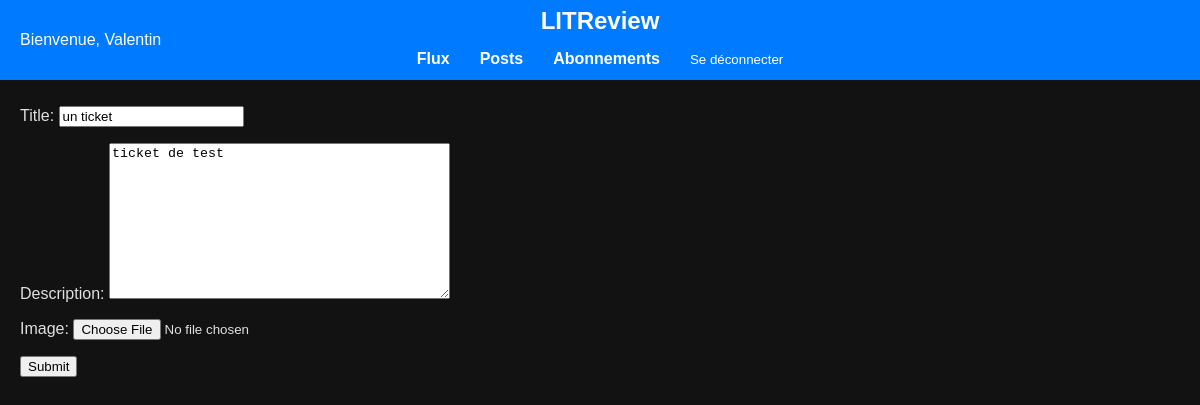
Screenshot of /tickets/edit/4/ (signed in) with the database file from the repository.
### applicationLITRevu/models.py (models this page shows, shortened)
class CustomUser(AbstractUser):
    pass

class Ticket(models.Model):
    title = models.CharField(max_length=128)
    description = models.TextField(max_length=2048, blank=True)
    user = models.ForeignKey(settings.AUTH_USER_MODEL, on_delete=models.CASCADE)
    image = models.ImageField(upload_to='profile_pics/', null=True, blank=True)
    time_created = models.DateTimeField(auto_now_add=True)

### applicationLITRevu/views.py (the view)
# urls.py: path('tickets/edit/<int:ticket_id>/', edit_ticket, name='edit_ticket'),
@login_required
def edit_ticket(request, ticket_id):
    ticket = get_object_or_404(Ticket, pk=ticket_id, user=request.user)
    if request.method == 'POST':
        form = TicketForm(request.POST, request.FILES, instance=ticket)
        if form.is_valid():
            form.save()
            return redirect('add_ticket')
    else:
        form = TicketForm(instance=ticket)
    return render(request, 'ticket.html', {'form': form})

### applicationLITRevu/forms.py
class TicketForm(forms.ModelForm):
    class Meta:
        model = Ticket
        fields = ['title', 'description', 'image']

### templates/ticket.html (shortened to what this page needs)
{% extends 'base.html' %}
{% block content %}
<div class="ticket-form-container">
    <form method="post" enctype="multipart/form-data" class="ticket-form">
        {{ form.as_p }}
        <button type="submit">Submit</button>
    </form>
</div>
{% endblock %}

### templates/base.html (shortened to what this page needs)
<!DOCTYPE html>
<html lang="fr">
<head>
</head>
<body>
    <header>
        <div class="top-bar">
            <div class="welcome-message">
                {% if user.is_authenticated %}
                    Bienvenue, {{ user.username }}
                {% else %}
                    Bienvenue, visiteur !
                {% endif %}
            </div>
            <h1>LITReview</h1>
            {% block navigation %}
            <nav>
                <ul>
                    <li><a href="{% url 'feed' %}" aria-label="Flux">Flux</a></li>
                    <li><a href="{% url 'posts' %}" aria-label="Ajouter un post">Posts</a></li>
                    <li><a href="{% url 'user_follows' %}" aria-label="Voir les abonnements">Abonnements</a></li>
                    <li>
                        <form action="{% url 'logout' %}" method="post" style="margin: 0;">
                            <button type="submit" style="background: none; border: none; padding: 0; color: white; cursor: pointer;">Se déconnecter</button>
                        </form>
                    </li>
                </ul>
            </nav>
            {% endblock %}
        </div>
    </header>
    {% block content %}{% endblock %}
</body>
</html>

### templates/base.html (style rules this page uses)
body { margin: 0; background-color: #121212; color: #E0E0E0; font-family: Arial, sans-serif; padding-top: 70px; }
.top-bar { background-color: #007BFF; color: white; display: flex; justify-content: center; align-items: center; padding: 10px 20px; position: fixed; top: 0; left: 0; right: 0; z-index: 10; height: 60px; }
.welcome-message { position: absolute; left: 20px; }
.top-bar h1 { margin: 0; font-size: 24px; }
nav { position: absolute; right: 20px; }
nav ul { list-style: none; padding: 0; margin: 0; display: flex; gap: 20px; }
nav a { color: white; text-decoration: none; font-weight: bold; }
nav li { padding: 5px 10px; }
.feed-container, .ticket-form { max-width: 1200px; margin: auto; padding: 20px; }
@media (max-width: 1200px) { .top-bar { flex-direction: column; align-items: center; } }
@media (max-width: 1200px) { nav { position: static; width: 100%; display: flex; justify-content: center; padding-top: 10px; } }
@media (max-width: 1200px) { nav ul { flex-direction: row; justify-content: center; gap: 10px; } }
@media (max-width: 1200px) { nav li { padding: 5px 10px; } }

### rows the page displays
CustomUser: username "Valentin"
Ticket: title "un ticket", description "ticket de test"
